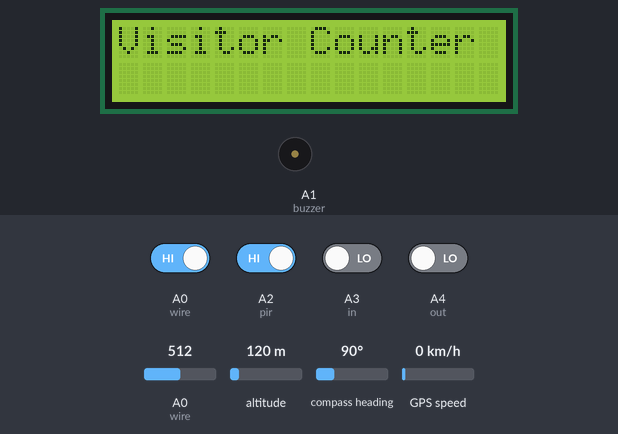
The sketch below on a simulated Arduino Uno, built with avr-gcc and run on an emulated ATmega328P. Shown: 16×2 character LCD, buzzer (waves = sounding, pin HIGH). The test bench sets the inputs (shaded band); at power-on: A0 (wire), A2 (pir) HIGH, A3 (in), A4 (out) LOW, A0 (wire) = 512, altitude 120 m, compass heading 90°, GPS speed 0 km/h. The GPS gets a fix after 3 s at 37.7749, -122.4194 with 8 satellites; the modem accepts every AT command (registered, SIM ready, sends succeed) and sends nothing else; what the sketch prints to the serial monitor is not drawn.

Above: at 0.2 s.
At 3.3 s:
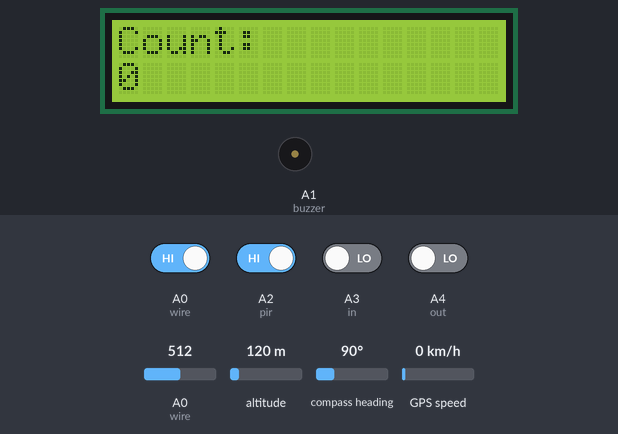
3.4 s: A0 (wire) driven LOW
At 5.4 s:
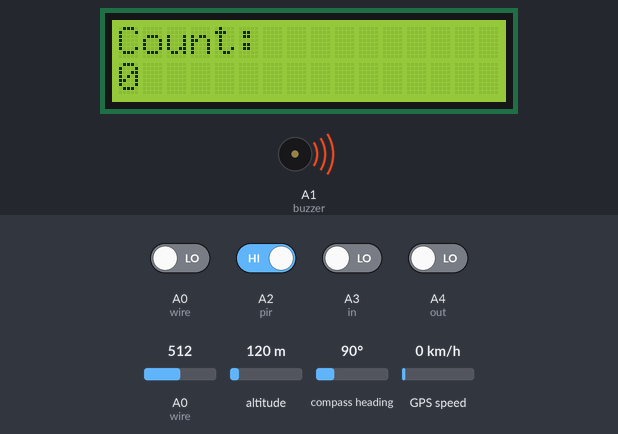
Timing chart, 0 to 6.9 s (numbered marks = the images above; inputs shaded):
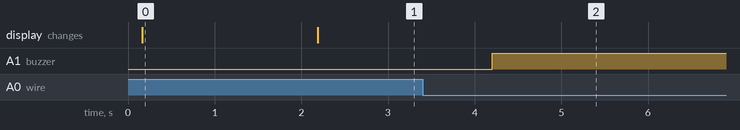

Measured:
- after the input at 3.4 s, A1 (buzzer): LOW → HIGH after 0.80 s
- what the display in image 0 shows lasts 2.0 s, from 0.2 s to 2.2 s

The sketch:

Visitor_Counter_GSM_GPS.ino
```cpp
/*
  Author: Vikrant_Gupta
  Email: vikrantgupta95@gmail.com
  LinkedIn: https://www.linkedin.com/in/vikrantgupta95/
  Instagram: https://www.instagram.com/crazyvikku/
  GitHub: https://github.com/vikrantgupta95

Description:
  This code implements a visitor counter system using GPS and GSM modules.
  It utilizes ultrasonic sensors to detect the entry and exit of visitors and increments or decrements
  the count accordingly. Additionally, it integrates a GPS module to track the location of the device.
  When a visitor enters, the system sends an SMS notification containing the current location (latitude and longitude)
  to a predefined phone number using a GSM module. The code also includes details about the author and how to contact them.
*/

#include <LiquidCrystal.h>
#include <TinyGPS++.h>
#include <SoftwareSerial.h>

// LCD setup
LiquidCrystal lcd(7, 8, 9, 10, 11, 12);

// Define input and output pins
#define in A3
#define out A4

// Initialize count variables
int count = 0;
int count1 = 0;

// GPS setup
static const int RXPin = 2, TXPin = 3;
static const uint32_t GPSBaud = 9600;
TinyGPSPlus gps;
SoftwareSerial ss(RXPin, TXPin);

char inchar; // Will hold the incoming character from the GSM shield
SoftwareSerial SIM900(4, 5);
int timesTosend = 1;
int sense = 0;

void IN() {
  if (digitalRead(out) == 1) {
    count++;
  }
  lcd.clear();
  lcd.print("Count:");
  lcd.setCursor(0, 1);
  lcd.print(count);
  delay(1000);
}

void OUT() {
  if (digitalRead(in) == 1) {
    count--;
  }
  lcd.clear();
  lcd.print("Count:");
  lcd.setCursor(0, 1);
  lcd.print(count);
  delay(1000);
}

void setup() {
  Serial.begin(9600);
  Serial.println("GPS Vehicle Tracking System");
  Serial.println();
  SIM900.begin(9600);
  ss.begin(GPSBaud);
  delay(100);
  lcd.begin(16, 2);
  lcd.print("Visitor Counter");
  delay(2000);
  pinMode(A0, INPUT); //wire
  digitalWrite(A0, LOW);
  pinMode(A1, OUTPUT); //buzzer
  pinMode(A2, INPUT); //pir
  pinMode(in, INPUT); // in sensor
  pinMode(out, INPUT); // out sensor
  lcd.clear();
  lcd.print("Count:");
  lcd.setCursor(0, 1);
  lcd.print(count);
}

void loop() {
  if (digitalRead(in)) IN();
  if (digitalRead(out)) OUT();

  if (digitalRead(A2) == 0) { // PIR
    digitalWrite(A1, HIGH);
    delay(1000);
    digitalWrite(A1, LOW);
  }
  if (digitalRead(A0) == 0) {
    Serial.println("trigger");
    sense = 1;
  }
  if (digitalRead(A0) == 1) {
    Serial.println("No trigger");
    sense = 0;
    count1 = 0;
  }
  while (ss.available() > 0)
    if (gps.encode(ss.read())) {
      displayInfo();
      if (analogRead(A0) == 0) {
        sense = 1;
      }
      if (analogRead(A0) == 1) {
        sense = 0;
        count1 = 0;
      }
      if (digitalRead(A2) == 0) { // PIR
        digitalWrite(A1, HIGH);
        delay(1000);
        digitalWrite(A1, LOW);
      }
      if (digitalRead(in)) IN();
      if (digitalRead(out)) OUT();
    }

  if (millis() > 5000 && gps.charsProcessed() < 10) {
    Serial.println(F("No GPS detected: check wiring."));
  }
}

void displayInfo() {
  Serial.print(analogRead(A0));
  Serial.print(F("Location: "));
  if (gps.location.isValid()) {
    if (digitalRead(A2) == 0) { // PIR
      digitalWrite(A1, HIGH);
      delay(1000);
      digitalWrite(A1, LOW);
    }
    if (digitalRead(in)) IN();
    if (digitalRead(out)) OUT();
    if (sense == 1 || digitalRead(A0) == 0) {
      digitalWrite(A1, HIGH);
      SIM900.begin(9600);
      if (digitalRead(A2) == 0) { // PIR
        digitalWrite(A1, HIGH);
        delay(1000);
        digitalWrite(A1, LOW);
      }
      if (digitalRead(in)) IN();
      if (digitalRead(out)) OUT();
      SIM900.println("AT+CMGF=1"); // set GSM to text mode
      delay(200);
      while (count1 < timesTosend) {
        delay(1500);
        SIM900.print("AT+CMGS=\"");
        SIM900.print("9911331389");
        SIM900.println("\"");
        while (SIM900.read() != '>');
        {
          SIM900.println("Location:");
          SIM900.println("Lat -");
          SIM900.println(gps.location.lat()); // SMS body
          delay(500);
          SIM900.println();
          SIM900.println("Lng -");
          SIM900.println(gps.location.lng()); // SMS body
          delay(500);
          SIM900.write(0x1A); // sends ctrl+z end of message
          SIM900.write(0x0D); // Carriage Return in Hex
          SIM900.write(0x0A); // Line feed in Hex
          delay(5000);
        }
        count1++;
        digitalWrite(A1, LOW);
      }
    }
    ss.begin(GPSBaud);
    Serial.print(gps.location.lat(), 6);
    Serial.print(F(","));
    Serial.println(gps.location.lng(), 6);
  } else {
    Serial.println(F("INVALID"));
  }
}
```
